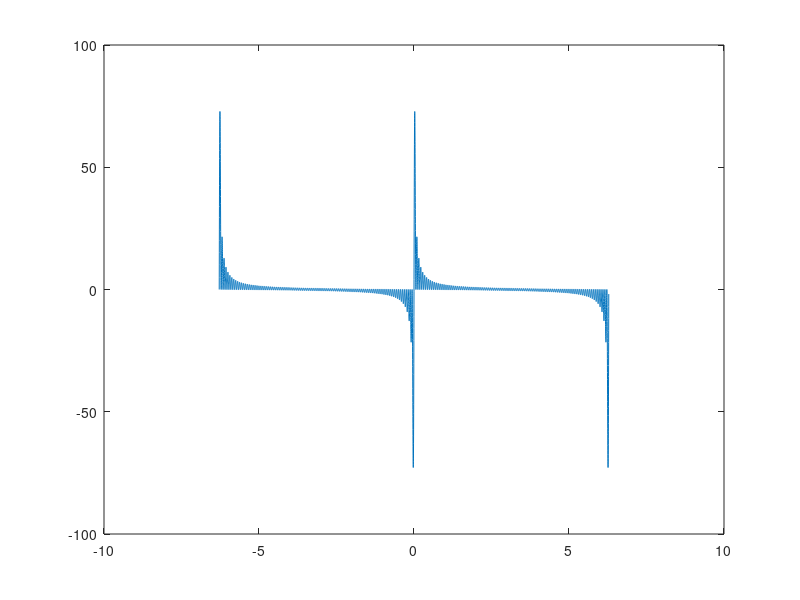

The MATLAB script that drew this image:
# Нарисуйте график функции sin(x) + sin(2x) + sin(3x) + ... + sin(100x),  
# обойдитесь без циклов. Верните результат как в прошлой задаче.

function [x, y] = task2()
   x = [-2*pi : 0.001 : 2*pi]
   v = (1:100)
   M = sin((x') * v)
   y = sum(M, 2)
   plot(x, y) 
endfunction